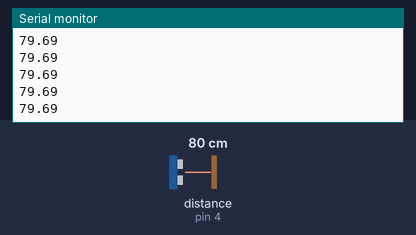
A sketch run on a simulated Arduino Uno, built with avr-gcc and run on an emulated ATmega328P. Parts: the last lines printed to the serial monitor. Wiring (inferred from the names in the program): ultrasonic range finder: trigger pin 5; echo pin 4. The inputs (shaded band) are chosen by the test bench; at power-on: distance to the obstacle (sensor on pin 4) 80 cm. The echo pulse lasts 58.3 µs per cm.

Above: at 1.2 s.
1.3 s: distance to the obstacle (sensor on pin 4) set to 2 cm
At 2.1 s:
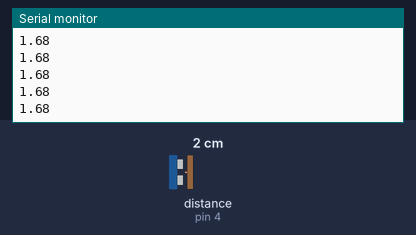
2.8 s: distance to the obstacle (sensor on pin 4) set to 4 cm
At 3.5 s:
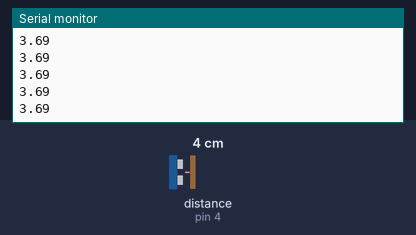
Timing chart, 0 to 5.8 s (numbered marks = the images above; inputs shaded):
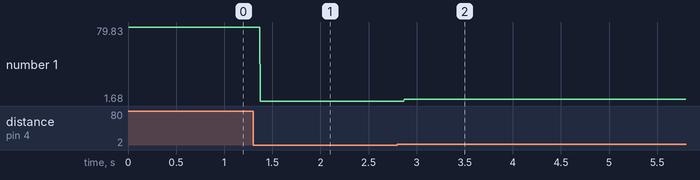

Measured:
- after the input at 1.3 s, the serial monitor: prints a new line after 0.07 s (image 1)
- after the input at 2.8 s, the serial monitor: prints a new line after 0.07 s (image 2)
- plotted number 1: 79.69 → 1.68 after the input at 1.3 s, 1.68 → 3.6 after the input at 2.8 s

The sketch:

clase5_sensor_proximidad.ino
```cpp
const int PIN_DISPARO=5;
const int PIN_ECO=4;
const int velocidadSonido=343;
int tiempoEco;
float d;

void setup()
{
  pinMode(PIN_DISPARO, OUTPUT);
  pinMode(PIN_ECO, INPUT);
  Serial.begin(9600);
}

void loop()
{
  disparo();
  tiempoEco = pulseIn(PIN_ECO, HIGH); // TIEMPO DE REBOTE EN US
  d=tiempoEco/58.3;// distancia en cm
  Serial.println(d);
}

void disparo(){
  digitalWrite(PIN_DISPARO, LOW);
  delayMicroseconds(10);
  digitalWrite(PIN_DISPARO, HIGH);
  delayMicroseconds(10);
  digitalWrite(PIN_DISPARO, LOW);
}
```
